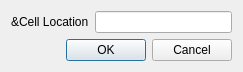
<?xml version="1.0" encoding="UTF-8"?>
<ui version="4.0">
 <class>Form</class>
 <widget class="QWidget" name="Form">
  <property name="geometry">
   <rect>
    <x>0</x>
    <y>0</y>
    <width>243</width>
    <height>69</height>
   </rect>
  </property>
  <property name="windowTitle">
   <string>Form</string>
  </property>
  <layout class="QVBoxLayout" name="verticalLayout">
   <item>
    <layout class="QHBoxLayout" name="horizontalLayout">
     <item>
      <widget class="QLabel" name="label">
       <property name="text">
        <string>&amp;Cell Location</string>
       </property>
      </widget>
     </item>
     <item>
      <widget class="QLineEdit" name="lineEdit"/>
     </item>
    </layout>
   </item>
   <item>
    <widget class="QDialogButtonBox" name="buttonBox">
     <property name="standardButtons">
      <set>QDialogButtonBox::Cancel|QDialogButtonBox::Ok</set>
     </property>
    </widget>
   </item>
  </layout>
 </widget>
 <resources/>
 <connections/>
</ui>
